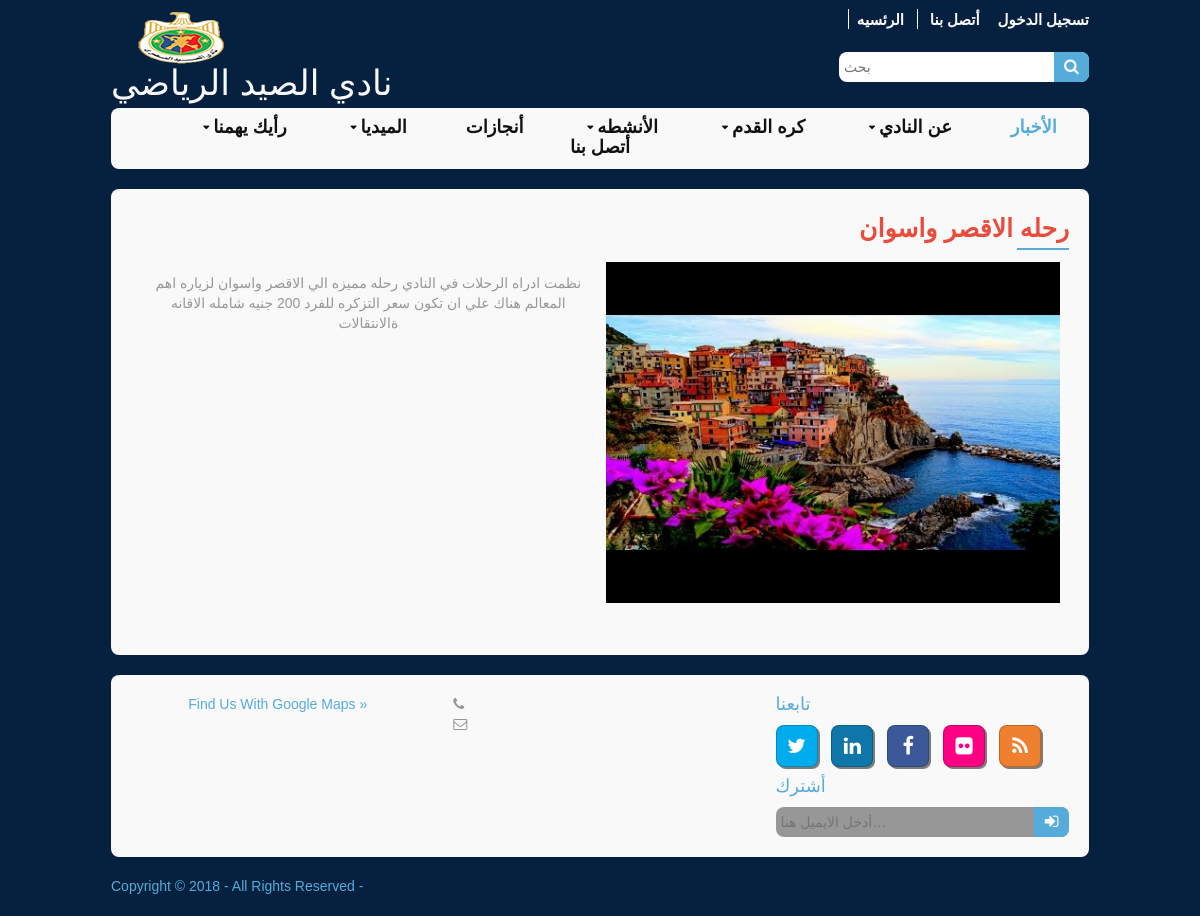
Page /home/trip?id=1 on the committed database.
### tables this page shows
CREATE TABLE `trip` (
  `trip_id` int(11) NOT NULL,
  `trip_title` varchar(100) NOT NULL,
  `trip_description` text NOT NULL,
  `trip_images` varchar(100) NOT NULL,
  `trip_date` date NOT NULL
);

### application/modules/home/controllers/Home.php (called while the page is built, shortened)
<?php
class Home extends CI_Controller {
	function __construct() {
		$this->load->model('Home_model');
	}
    public function trip(){
    	$data['result'] = $this->Home_model->get_data_by('setting');
    	$data['title_page'] = "الرحلات";
    	$query['query']=$this->Home_model->get_data_by('main');
    	$info['trip']= $this->Home_model->get_data_by('trip');
    	$trip_id=$_GET['id'];
    	if( $trip_id != '' ) {
    		$new['trip']= $this->Home_model->get_table_row('trip',array('trip_id'=>$trip_id));
    		$this->load->view('header',$data);
    		$this->load->view('trip_page',$new);
    		$this->load->view('footer',$query);
    	}else{
    		$this->load->view('header',$data);
    		$this->load->view('trip',$info);
    		$this->load->view('footer',$query);
    	}
    }
}
?>

### index.php (called while the page is built, shortened)
<?php
require_once BASEPATH.'core/CodeIgniter.php';

### application/modules/home/models/Home_model.php (called while the page is built, shortened)
<?php
class Home_model extends CI_Model {
   function get_data_by($tableName='', $value='', $colum='',$condition='') {
   $this->db->select('*');
   $this->db->from($tableName);
   $query = $this->db->get();
   return $query->result();
 }
function get_table_row($table,$where=array(),$field=NULL){
  $query=$this->db->get_where($table,$where);
  foreach ($query->result() as $row):
    if($field)
      return $row->$field;
    else
      return $row;
  endforeach;
}
}

### application/modules/home/views/trip_page.php (the view, shortened to what this page needs)
  <div class="wrapper row3">
    <div class="rounded">
      <main class="container clear">
        <div id="portfolio">
          <div class="head"><?php echo $trip->trip_title;?>
        </div>
        <div class="line" ></div>
      </div>
      <div class="groupp">
        <div class="onehalf first" >
          <?php echo $trip->trip_description;?>
        </div>
        <div class="onehalf"><img src="<?php echo base_url();?>assets/images/<?php echo $trip->trip_images;?>" ></div>
      </div>
    </main>
  </div>
</div>

### assets/layout/styles/style.css (style rules this page uses)
#portfolio .head,.loginscreen .headlogin, #gallery figure .head,.rounded .container.clear .head { text-align: right; color: #e74c3c; font-weight: bold; font-size: 25px; }
#portfolio .line,.loginscreen .linelogin,#gallery figure .line, .rounded .container.clear .line { border: 1px solid #55ABDA; width: 50px; float: right; margin-top: 10px; }
#gallery figure .line,.rounded .container.clear .line { margin-bottom: 10px }

### assets/layout/styles/layout.css (style rules this page uses)
.container { padding:20px 10px; }
#portfolio { display:block; width:100%; margin-bottom:20px;text-align: right; }
.rounded, input, button, textarea, #header input, #footer input, #slide-wrapper figcaption, .avatar, #comments li, .faico a, #twitter, .pagination a, .pagination strong { border-radius:8px; }
body { color:#F9F9F9; background-color:#06213F; }
.rounded { color:inherit; background-color:#F9F9F9; }
.row3 { color:#979797; background-color:inherit; }
@media screen and (min-width:978px) { .wrapper { max-width:978px; } }

### assets/layout/styles/framework.css (style rules this page uses)
html { overflow-y:scroll; }
body { margin:0; padding:0; font-size:14px; line-height:1.4em; }
.clear, .group { display:block; }
.clear::before, .clear::after, .group::before, .group::after { display:table; content:""; }
.clear, .clear::after, .group, .group::after { clear:both; }
img { width:auto; max-width:100%; height:auto; margin:0; padding:0; border:none; line-height:normal; vertical-align:middle; box-sizing:border-box; }
body, h1, h2, h3, h4, h5, h6, .heading { font-family:sans-serif }
.wrapper { display:block; margin:0 auto 20px; text-align:left; word-wrap:break-word; }
.rounded, #topbar, #header, #mainav, #slider, .container, #footer, #copyright { display:block; width:100%; box-sizing:border-box; }
.rounded { margin:0; padding:10px; }
address, article, aside, figcaption, figure, footer, header, main, nav, section { display:block; margin:0; padding:0; }
.first { margin-left:0; clear:left; }

### application/modules/home/views/trip_page.php (style rules this page uses)
.container .groupp { text-align:center; }
.container .groupp div { padding:2px 0; }
.container .groupp .onehalf { width: 48.46625766871166%; display: inline-block; float: left; list-style: none; box-sizing: border-box; margin: 0 0 0 1.067485%; margin-bottom: 20px }

### rows in the picture
trip: trip_title "رحله الاقصر واسوان", trip_description "نظمت ادراه الرحلات في النادي رحله مميزه الي الاقصر واسوان لزياره اهم المعالم هناك علي ان تكون سعر التزكره للفرد 200 جنيه شامله الاقانه ةالانتقالات", trip_images (picture)
